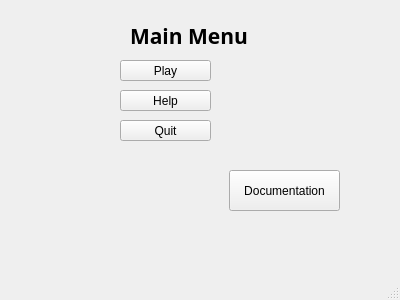
<?xml version="1.0" encoding="UTF-8"?>
<ui version="4.0">
 <class>MainWindow</class>
 <widget class="QMainWindow" name="MainWindow">
  <property name="geometry">
   <rect>
    <x>0</x>
    <y>0</y>
    <width>400</width>
    <height>300</height>
   </rect>
  </property>
  <property name="sizePolicy">
   <sizepolicy hsizetype="Preferred" vsizetype="Preferred">
    <horstretch>0</horstretch>
    <verstretch>0</verstretch>
   </sizepolicy>
  </property>
  <property name="minimumSize">
   <size>
    <width>400</width>
    <height>300</height>
   </size>
  </property>
  <property name="cursor">
   <cursorShape>PointingHandCursor</cursorShape>
  </property>
  <property name="windowTitle">
   <string>MainWindow</string>
  </property>
  <property name="iconSize">
   <size>
    <width>18</width>
    <height>18</height>
   </size>
  </property>
  <widget class="QWidget" name="centralwidget">
   <widget class="QPushButton" name="pushButton">
    <property name="geometry">
     <rect>
      <x>120</x>
      <y>60</y>
      <width>91</width>
      <height>21</height>
     </rect>
    </property>
    <property name="text">
     <string>Play</string>
    </property>
   </widget>
   <widget class="QPushButton" name="pushButton_2">
    <property name="geometry">
     <rect>
      <x>120</x>
      <y>90</y>
      <width>91</width>
      <height>21</height>
     </rect>
    </property>
    <property name="mouseTracking">
     <bool>true</bool>
    </property>
    <property name="text">
     <string>Help</string>
    </property>
   </widget>
   <widget class="QPushButton" name="pushButton_3">
    <property name="geometry">
     <rect>
      <x>120</x>
      <y>120</y>
      <width>91</width>
      <height>21</height>
     </rect>
    </property>
    <property name="text">
     <string>Quit</string>
    </property>
   </widget>
   <widget class="QLabel" name="label">
    <property name="geometry">
     <rect>
      <x>130</x>
      <y>20</y>
      <width>131</width>
      <height>31</height>
     </rect>
    </property>
    <property name="font">
     <font>
      <family>Ink Free</family>
      <pointsize>16</pointsize>
      <italic>false</italic>
      <bold>true</bold>
     </font>
    </property>
    <property name="text">
     <string>Main Menu</string>
    </property>
   </widget>
   <widget class="QPushButton" name="pushButton_4">
    <property name="geometry">
     <rect>
      <x>229</x>
      <y>170</y>
      <width>111</width>
      <height>41</height>
     </rect>
    </property>
    <property name="text">
     <string>Documentation</string>
    </property>
   </widget>
  </widget>
  <widget class="QMenuBar" name="menubar">
   <property name="geometry">
    <rect>
     <x>0</x>
     <y>0</y>
     <width>400</width>
     <height>17</height>
    </rect>
   </property>
  </widget>
  <widget class="QStatusBar" name="statusbar"/>
 </widget>
 <resources/>
 <connections/>
</ui>
